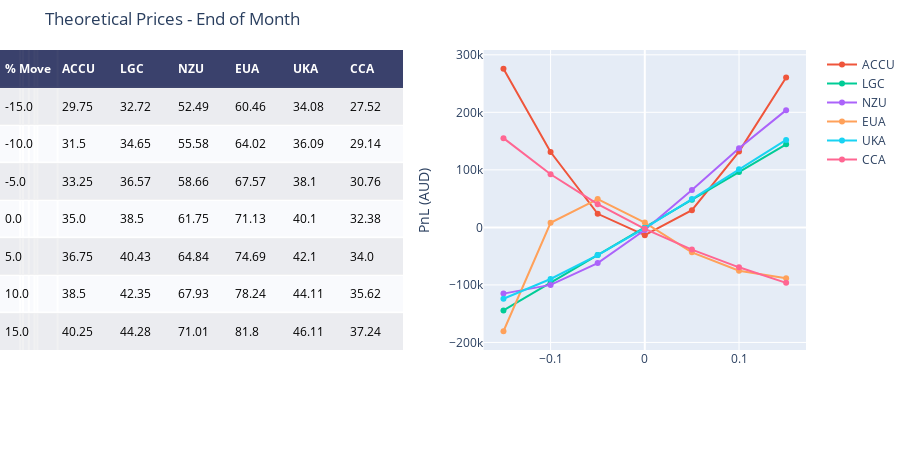

This figure's notebook cell:
### Code cell
price_ranges, price_returns, price_pnls = create_returns(end_of_month)

fig = ff.create_table(price_ranges,height_constant=50)

for i in mkts:
    #fig.add_trace(go.Scatter(x=fig_daily.Sigma, y=fig_daily[i], name=i, xaxis='x2', yaxis='y2'))
    fig.add_trace(go.Scatter(x = price_returns, y=price_pnls[i], name=i, xaxis='x2', yaxis='y2'))
    fig.update_xaxes(tickvals=[-0.15,-0.10,-0.5,0,0.5,0.10,0.15])
    
fig.update_layout(
    title_text = 'Theoretical Prices - End of Month',
    margin = {'t':50, 'b':100},
    xaxis = {'domain': [0, .5]},
    xaxis2 = {'domain': [0.6, 1.],'title':''},
    yaxis2 = {'anchor': 'x2', 'title': 'PnL (AUD)'}
)

fig.show()

### Figure 1 — Plotly figure (JSON) as saved in the notebook; plotly's stock layout.template omitted (floating-point values rounded to 4 significant figures)
{"data": [{"colorscale": [[0, "#00083e"], [0.5, "#ededee"], [1, "#ffffff"]], "hoverinfo": "none", "opacity": 0.75, "showscale": false, "type": "heatmap", "z": [[0, 0, 0, 0, 0, 0, 0], [0.5, 0.5, 0.5, 0.5, 0.5, 0.5, 0.5], [1, 1, 1, 1, 1, 1, 1], [0.5, 0.5, 0.5, 0.5, 0.5, 0.5, 0.5], [1, 1, 1, 1, 1, 1, 1], [0.5, 0.5, 0.5, 0.5, 0.5, 0.5, 0.5], [1, 1, 1, 1, 1, 1, 1], [0.5, 0.5, 0.5, 0.5, 0.5, 0.5, 0.5]]}, {"name": "ACCU", "type": "scatter", "x": [-0.15, -0.1, -0.05, 0, 0.05, 0.1, 0.15], "xaxis": "x2", "y": [275700.0, 130900.0, 23620.0, -13680.0, 29950.0, 131700.0, 260600.0], "yaxis": "y2"}, {"name": "LGC", "type": "scatter", "x": [-0.15, -0.1, -0.05, 0, 0.05, 0.1, 0.15], "xaxis": "x2", "y": [-144375, -96250, -48125, 0, 48125, 96250, 144375], "yaxis": "y2"}, {"name": "NZU", "type": "scatter", "x": [-0.15, -0.1, -0.05, 0, 0.05, 0.1, 0.15], "xaxis": "x2", "y": [-115100.0, -99970.0, -62080.0, -4616.0, 65120.0, 137600.0, 203800.0], "yaxis": "y2"}, {"name": "EUA", "type": "scatter", "x": [-0.15, -0.1, -0.05, 0, 0.05, 0.1, 0.15], "xaxis": "x2", "y": [-180500.0, 7906.0, 49280.0, 8357.0, -43400.0, -75220.0, -88620.0], "yaxis": "y2"}, {"name": "UKA", "type": "scatter", "x": [-0.15, -0.1, -0.05, 0, 0.05, 0.1, 0.15], "xaxis": "x2", "y": [-124100.0, -89670.0, -48100.0, -1139.0, 49220.0, 100900.0, 152100.0], "yaxis": "y2"}, {"name": "CCA", "type": "scatter", "x": [-0.15, -0.1, -0.05, 0, 0.05, 0.1, 0.15], "xaxis": "x2", "y": [155100.0, 92320.0, 40410.0, -2586.0, -38620.0, -69430.0, -96460.0], "yaxis": "y2"}], "layout": {"annotations": [{"align": "left", "font": {"color": "#ffffff"}, "showarrow": false, "text": "<b>% Move</b>", "x": -0.45, "xanchor": "left", "xref": "x", "y": 0, "yref": "y"}, {"align": "left", "font": {"color": "#ffffff"}, "showarrow": false, "text": "<b>ACCU</b>", "x": 0.55, "xanchor": "left", "xref": "x", "y": 0, "yref": "y"}, {"align": "left", "font": {"color": "#ffffff"}, "showarrow": false, "text": "<b>LGC</b>", "x": 1.55, "xanchor": "left", "xref": "x", "y": 0, "yref": "y"}, {"align": "left", "font": {"color": "#ffffff"}, "showarrow": false, "text": "<b>NZU</b>", "x": 2.55, "xanchor": "left", "xref": "x", "y": 0, "yref": "y"}, {"align": "left", "font": {"color": "#ffffff"}, "showarrow": false, "text": "<b>EUA</b>", "x": 3.55, "xanchor": "left", "xref": "x", "y": 0, "yref": "y"}, {"align": "left", "font": {"color": "#ffffff"}, "showarrow": false, "text": "<b>UKA</b>", "x": 4.55, "xanchor": "left", "xref": "x", "y": 0, "yref": "y"}, {"align": "left", "font": {"color": "#ffffff"}, "showarrow": false, "text": "<b>CCA</b>", "x": 5.55, "xanchor": "left", "xref": "x", "y": 0, "yref": "y"}, {"align": "left", "font": {"color": "#000000"}, "showarrow": false, "text": "-15.0", "x": -0.45, "xanchor": "left", "xref": "x", "y": 1, "yref": "y"}, {"align": "left", "font": {"color": "#000000"}, "showarrow": false, "text": "29.75", "x": 0.55, "xanchor": "left", "xref": "x", "y": 1, "yref": "y"}, {"align": "left", "font": {"color": "#000000"}, "showarrow": false, "text": "32.72", "x": 1.55, "xanchor": "left", "xref": "x", "y": 1, "yref": "y"}, {"align": "left", "font": {"color": "#000000"}, "showarrow": false, "text": "52.49", "x": 2.55, "xanchor": "left", "xref": "x", "y": 1, "yref": "y"}, {"align": "left", "font": {"color": "#000000"}, "showarrow": false, "text": "60.46", "x": 3.55, "xanchor": "left", "xref": "x", "y": 1, "yref": "y"}, {"align": "left", "font": {"color": "#000000"}, "showarrow": false, "text": "34.08", "x": 4.55, "xanchor": "left", "xref": "x", "y": 1, "yref": "y"}, {"align": "left", "font": {"color": "#000000"}, "showarrow": false, "text": "27.52", "x": 5.55, "xanchor": "left", "xref": "x", "y": 1, "yref": "y"}, {"align": "left", "font": {"color": "#000000"}, "showarrow": false, "text": "-10.0", "x": -0.45, "xanchor": "left", "xref": "x", "y": 2, "yref": "y"}, {"align": "left", "font": {"color": "#000000"}, "showarrow": false, "text": "31.5", "x": 0.55, "xanchor": "left", "xref": "x", "y": 2, "yref": "y"}, {"align": "left", "font": {"color": "#000000"}, "showarrow": false, "text": "34.65", "x": 1.55, "xanchor": "left", "xref": "x", "y": 2, "yref": "y"}, {"align": "left", "font": {"color": "#000000"}, "showarrow": false, "text": "55.58", "x": 2.55, "xanchor": "left", "xref": "x", "y": 2, "yref": "y"}, {"align": "left", "font": {"color": "#000000"}, "showarrow": false, "text": "64.02", "x": 3.55, "xanchor": "left", "xref": "x", "y": 2, "yref": "y"}, {"align": "left", "font": {"color": "#000000"}, "showarrow": false, "text": "36.09", "x": 4.55, "xanchor": "left", "xref": "x", "y": 2, "yref": "y"}, {"align": "left", "font": {"color": "#000000"}, "showarrow": false, "text": "29.14", "x": 5.55, "xanchor": "left", "xref": "x", "y": 2, "yref": "y"}, {"align": "left", "font": {"color": "#000000"}, "showarrow": false, "text": "-5.0", "x": -0.45, "xanchor": "left", "xref": "x", "y": 3, "yref": "y"}, {"align": "left", "font": {"color": "#000000"}, "showarrow": false, "text": "33.25", "x": 0.55, "xanchor": "left", "xref": "x", "y": 3, "yref": "y"}, {"align": "left", "font": {"color": "#000000"}, "showarrow": false, "text": "36.57", "x": 1.55, "xanchor": "left", "xref": "x", "y": 3, "yref": "y"}, {"align": "left", "font": {"color": "#000000"}, "showarrow": false, "text": "58.66", "x": 2.55, "xanchor": "left", "xref": "x", "y": 3, "yref": "y"}, {"align": "left", "font": {"color": "#000000"}, "showarrow": false, "text": "67.57", "x": 3.55, "xanchor": "left", "xref": "x", "y": 3, "yref": "y"}, {"align": "left", "font": {"color": "#000000"}, "showarrow": false, "text": "38.1", "x": 4.55, "xanchor": "left", "xref": "x", "y": 3, "yref": "y"}, {"align": "left", "font": {"color": "#000000"}, "showarrow": false, "text": "30.76", "x": 5.55, "xanchor": "left", "xref": "x", "y": 3, "yref": "y"}, {"align": "left", "font": {"color": "#000000"}, "showarrow": false, "text": "0.0", "x": -0.45, "xanchor": "left", "xref": "x", "y": 4, "yref": "y"}, {"align": "left", "font": {"color": "#000000"}, "showarrow": false, "text": "35.0", "x": 0.55, "xanchor": "left", "xref": "x", "y": 4, "yref": "y"}, {"align": "left", "font": {"color": "#000000"}, "showarrow": false, "text": "38.5", "x": 1.55, "xanchor": "left", "xref": "x", "y": 4, "yref": "y"}, {"align": "left", "font": {"color": "#000000"}, "showarrow": false, "text": "61.75", "x": 2.55, "xanchor": "left", "xref": "x", "y": 4, "yref": "y"}, {"align": "left", "font": {"color": "#000000"}, "showarrow": false, "text": "71.13", "x": 3.55, "xanchor": "left", "xref": "x", "y": 4, "yref": "y"}, {"align": "left", "font": {"color": "#000000"}, "showarrow": false, "text": "40.1", "x": 4.55, "xanchor": "left", "xref": "x", "y": 4, "yref": "y"}, {"align": "left", "font": {"color": "#000000"}, "showarrow": false, "text": "32.38", "x": 5.55, "xanchor": "left", "xref": "x", "y": 4, "yref": "y"}, {"align": "left", "font": {"color": "#000000"}, "showarrow": false, "text": "5.0", "x": -0.45, "xanchor": "left", "xref": "x", "y": 5, "yref": "y"}, {"align": "left", "font": {"color": "#000000"}, "showarrow": false, "text": "36.75", "x": 0.55, "xanchor": "left", "xref": "x", "y": 5, "yref": "y"}, {"align": "left", "font": {"color": "#000000"}, "showarrow": false, "text": "40.43", "x": 1.55, "xanchor": "left", "xref": "x", "y": 5, "yref": "y"}, {"align": "left", "font": {"color": "#000000"}, "showarrow": false, "text": "64.84", "x": 2.55, "xanchor": "left", "xref": "x", "y": 5, "yref": "y"}, {"align": "left", "font": {"color": "#000000"}, "showarrow": false, "text": "74.69", "x": 3.55, "xanchor": "left", "xref": "x", "y": 5, "yref": "y"}, {"align": "left", "font": {"color": "#000000"}, "showarrow": false, "text": "42.1", "x": 4.55, "xanchor": "left", "xref": "x", "y": 5, "yref": "y"}, {"align": "left", "font": {"color": "#000000"}, "showarrow": false, "text": "34.0", "x": 5.55, "xanchor": "left", "xref": "x", "y": 5, "yref": "y"}, {"align": "left", "font": {"color": "#000000"}, "showarrow": false, "text": "10.0", "x": -0.45, "xanchor": "left", "xref": "x", "y": 6, "yref": "y"}, {"align": "left", "font": {"color": "#000000"}, "showarrow": false, "text": "38.5", "x": 0.55, "xanchor": "left", "xref": "x", "y": 6, "yref": "y"}, {"align": "left", "font": {"color": "#000000"}, "showarrow": false, "text": "42.35", "x": 1.55, "xanchor": "left", "xref": "x", "y": 6, "yref": "y"}, {"align": "left", "font": {"color": "#000000"}, "showarrow": false, "text": "67.93", "x": 2.55, "xanchor": "left", "xref": "x", "y": 6, "yref": "y"}, {"align": "left", "font": {"color": "#000000"}, "showarrow": false, "text": "78.24", "x": 3.55, "xanchor": "left", "xref": "x", "y": 6, "yref": "y"}, {"align": "left", "font": {"color": "#000000"}, "showarrow": false, "text": "44.11", "x": 4.55, "xanchor": "left", "xref": "x", "y": 6, "yref": "y"}, {"align": "left", "font": {"color": "#000000"}, "showarrow": false, "text": "35.62", "x": 5.55, "xanchor": "left", "xref": "x", "y": 6, "yref": "y"}, {"align": "left", "font": {"color": "#000000"}, "showarrow": false, "text": "15.0", "x": -0.45, "xanchor": "left", "xref": "x", "y": 7, "yref": "y"}, {"align": "left", "font": {"color": "#000000"}, "showarrow": false, "text": "40.25", "x": 0.55, "xanchor": "left", "xref": "x", "y": 7, "yref": "y"}, {"align": "left", "font": {"color": "#000000"}, "showarrow": false, "text": "44.28", "x": 1.55, "xanchor": "left", "xref": "x", "y": 7, "yref": "y"}, {"align": "left", "font": {"color": "#000000"}, "showarrow": false, "text": "71.01", "x": 2.55, "xanchor": "left", "xref": "x", "y": 7, "yref": "y"}, {"align": "left", "font": {"color": "#000000"}, "showarrow": false, "text": "81.8", "x": 3.55, "xanchor": "left", "xref": "x", "y": 7, "yref": "y"}, {"align": "left", "font": {"color": "#000000"}, "showarrow": false, "text": "46.11", "x": 4.55, "xanchor": "left", "xref": "x", "y": 7, "yref": "y"}, {"align": "left", "font": {"color": "#000000"}, "showarrow": false, "text": "37.24", "x": 5.55, "xanchor": "left", "xref": "x", "y": 7, "yref": "y"}], "height": 450, "margin": {"b": 100, "l": 0, "r": 0, "t": 50}, "title": {"text": "Theoretical Prices - End of Month"}, "xaxis": {"domain": [0, 0.5], "dtick": 1, "gridwidth": 2, "showticklabels": false, "tick0": -0.5, "ticks": "", "tickvals": [-0.15, -0.1, -0.5, 0, 0.5, 0.1, 0.15], "zeroline": false}, "xaxis2": {"domain": [0.6, 1], "title": {"text": ""}}, "yaxis": {"autorange": "reversed", "dtick": 1, "gridwidth": 2, "showticklabels": false, "tick0": 0.5, "ticks": "", "zeroline": false}, "yaxis2": {"anchor": "x2", "title": {"text": "PnL (AUD)"}}}}
